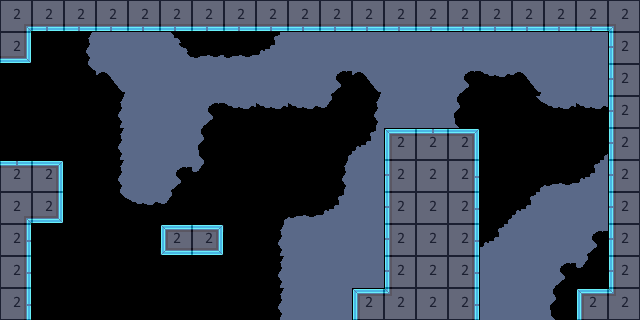

A level layout from a 2D game, rendered from its tile map. Below: a short description, then the map file with its tile-grid data intact:
An orthogonal 20x10 tile map with 32x32 px tiles, 4 tile layers (bg, mg, fg, collision), 2 tilesets and 6 objects (2x Command - Backup, 2x Command - Lower Deck, 30, turret).

<map version="2017.05.26" orientation="orthogonal" renderorder="right-down" width="20" height="10" tilewidth="32" tileheight="32" nextobjectid="72">
 <tileset firstgid="1" name="32blocks" tilewidth="32" tileheight="32" tilecount="10" columns="10">
  <image source="32blocks.png" width="320" height="32" />
 </tileset>
 <tileset firstgid="11" name="shipTileset" tilewidth="32" tileheight="32" tilecount="513" columns="19">
  <image source="shipTileset.png" width="608" height="864" />
  <terraintypes>
   <terrain name="scrap" tile="0" />
  </terraintypes>
  <tile id="449" terrain=",,,0" />
  <tile id="450" terrain=",,0,0" />
  <tile id="451" terrain=",,0," />
  <tile id="452" terrain="0,0,0," />
  <tile id="453" terrain="0,0,," />
  <tile id="454" terrain="0,0,,0" />
  <tile id="468" terrain=",0,,0" />
  <tile id="469" terrain="0,0,0,0" />
  <tile id="470" terrain="0,,0," />
  <tile id="471" terrain="0,,0," />
  <tile id="473" terrain=",0,,0" />
  <tile id="487" terrain=",0,," />
  <tile id="488" terrain="0,0,," />
  <tile id="489" terrain="0,,," />
  <tile id="490" terrain="0,,0,0" />
  <tile id="491" terrain=",,0,0" />
  <tile id="492" terrain=",0,0,0" />
 </tileset>
 <layer name="bg" width="20" height="10">
  <data encoding="csv">
382,382,382,382,382,382,382,382,382,382,382,382,382,382,382,382,382,382,382,382,
382,0,484,480,480,501,461,461,503,480,480,480,480,480,480,480,480,480,480,382,
0,0,498,465,480,480,480,480,480,480,463,465,480,480,463,464,465,480,480,382,
0,0,0,484,480,480,463,464,464,464,500,484,480,480,481,0,498,464,499,382,
0,0,0,484,480,480,481,0,0,0,460,503,382,382,382,0,0,0,460,382,
382,382,0,484,480,463,500,0,0,0,479,480,382,382,382,0,460,502,503,382,
382,382,0,498,464,500,0,0,460,461,503,480,382,382,382,460,503,480,480,382,
382,0,0,0,0,382,382,0,479,480,480,480,382,382,382,503,480,480,463,382,
382,0,0,0,0,0,0,0,479,480,480,480,382,382,382,480,480,463,500,382,
382,0,0,0,0,0,0,0,484,480,480,382,382,382,382,480,480,481,382,382
</data>
 </layer>
 <layer name="mg" width="20" height="10">
  <data encoding="csv">
384,401,401,401,401,401,401,401,401,401,401,401,401,401,401,401,401,401,401,385,
402,0,0,0,0,0,0,0,0,0,0,0,0,0,0,0,0,0,0,381,
0,0,0,0,0,0,0,0,0,0,0,0,0,0,0,0,0,0,0,381,
0,0,0,0,0,0,0,0,0,0,0,0,0,0,0,0,0,0,0,381,
0,0,0,0,0,0,0,0,0,0,0,0,362,363,364,0,0,0,0,381,
363,364,0,0,0,0,0,0,0,0,0,0,381,0,383,0,0,0,0,381,
384,402,0,0,0,0,0,0,0,0,0,0,381,0,383,0,0,0,0,381,
383,0,0,0,0,423,425,0,0,0,0,0,381,0,383,0,0,0,0,381,
383,0,0,0,0,0,0,0,0,0,0,0,381,0,383,0,0,0,0,381,
383,0,0,0,0,0,0,0,0,0,0,362,404,0,383,0,0,0,362,404
</data>
 </layer>
 <layer name="fg" width="20" height="10">
  <data encoding="csv">
0,0,0,0,0,0,0,0,0,0,0,0,0,0,0,0,0,0,0,0,
0,0,0,0,0,0,0,0,0,0,0,0,0,0,0,0,0,0,0,0,
0,0,0,0,0,0,0,0,0,0,0,0,0,0,0,0,0,0,0,0,
0,0,0,0,0,0,0,0,0,0,0,0,0,0,0,0,0,0,0,0,
0,0,0,0,0,0,0,0,0,0,0,0,0,0,0,0,0,0,0,0,
0,0,0,0,0,0,0,0,0,0,0,0,0,0,0,0,0,0,0,0,
0,0,0,0,0,0,0,0,0,0,0,0,0,0,0,0,0,0,0,0,
0,0,0,0,0,0,0,0,0,0,0,0,0,0,0,0,0,0,0,0,
0,0,0,0,0,0,0,0,0,0,0,0,0,0,0,0,0,0,0,0,
0,0,0,0,0,0,0,0,0,0,0,0,0,0,0,0,0,0,0,0
</data>
 </layer>
 <layer name="collision" width="20" height="10" opacity="0.29">
  <data encoding="csv">
2,2,2,2,2,2,2,2,2,2,2,2,2,2,2,2,2,2,2,2,
2,0,0,0,0,0,0,0,0,0,0,0,0,0,0,0,0,0,0,2,
0,0,0,0,0,0,0,0,0,0,0,0,0,0,0,0,0,0,0,2,
0,0,0,0,0,0,0,0,0,0,0,0,0,0,0,0,0,0,0,2,
0,0,0,0,0,0,0,0,0,0,0,0,2,2,2,0,0,0,0,2,
2,2,0,0,0,0,0,0,0,0,0,0,2,2,2,0,0,0,0,2,
2,2,0,0,0,0,0,0,0,0,0,0,2,2,2,0,0,0,0,2,
2,0,0,0,0,2,2,0,0,0,0,0,2,2,2,0,0,0,0,2,
2,0,0,0,0,0,0,0,0,0,0,0,2,2,2,0,0,0,0,2,
2,0,0,0,0,0,0,0,0,0,0,2,2,2,2,0,0,0,2,2
</data>
 </layer>
 <objectgroup name="Object Layer 1">
  <object id="64" name="travel" type="Command - Backup" x="474" y="310" width="100" height="6" />
  <object id="65" name="d" type="Command - Backup" x="582" y="261" width="12" height="15" />
  <object id="66" name="travel" type="Command - Lower Deck" x="4" y="71" width="5" height="85" />
  <object id="67" name="d" type="Command - Lower Deck" x="41" y="136" width="14" height="19" />
  <object id="69" name="damage" type="30" x="2" y="307" width="346" height="6" />
  <object id="70" name="enemy" type="turret" x="202" y="197" width="14" height="15" />
 </objectgroup>
</map>
